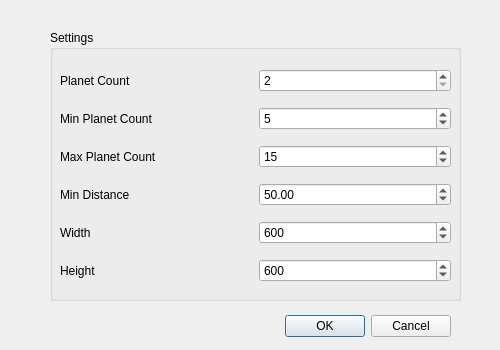
<?xml version="1.0" encoding="UTF-8"?>
<ui version="4.0">
 <class>Selecter</class>
 <widget class="QDialog" name="Selecter">
  <property name="geometry">
   <rect>
    <x>0</x>
    <y>0</y>
    <width>500</width>
    <height>350</height>
   </rect>
  </property>
  <property name="windowTitle">
   <string>Dialog</string>
  </property>
  <widget class="QDialogButtonBox" name="buttonBox">
   <property name="geometry">
    <rect>
     <x>260</x>
     <y>310</y>
     <width>191</width>
     <height>32</height>
    </rect>
   </property>
   <property name="orientation">
    <enum>Qt::Horizontal</enum>
   </property>
   <property name="standardButtons">
    <set>QDialogButtonBox::Cancel|QDialogButtonBox::Ok</set>
   </property>
  </widget>
  <widget class="QGroupBox" name="groupBox">
   <property name="geometry">
    <rect>
     <x>50</x>
     <y>30</y>
     <width>411</width>
     <height>271</height>
    </rect>
   </property>
   <property name="title">
    <string>Settings</string>
   </property>
   <widget class="QWidget" name="gridLayoutWidget">
    <property name="geometry">
     <rect>
      <x>10</x>
      <y>30</y>
      <width>391</width>
      <height>231</height>
     </rect>
    </property>
    <layout class="QGridLayout" name="gridLayout">
     <item row="0" column="1">
      <widget class="QSpinBox" name="playerSpinBox">
       <property name="minimum">
        <number>2</number>
       </property>
      </widget>
     </item>
     <item row="0" column="0">
      <widget class="QLabel" name="label">
       <property name="text">
        <string>Planet Count</string>
       </property>
      </widget>
     </item>
     <item row="1" column="0">
      <widget class="QLabel" name="label_2">
       <property name="text">
        <string>Min Planet Count</string>
       </property>
      </widget>
     </item>
     <item row="1" column="1">
      <widget class="QSpinBox" name="minCntSpinBox">
       <property name="maximum">
        <number>255</number>
       </property>
       <property name="value">
        <number>5</number>
       </property>
      </widget>
     </item>
     <item row="2" column="1">
      <widget class="QSpinBox" name="maxCntSpinBox">
       <property name="maximum">
        <number>255</number>
       </property>
       <property name="value">
        <number>15</number>
       </property>
      </widget>
     </item>
     <item row="3" column="0">
      <widget class="QLabel" name="label_4">
       <property name="text">
        <string>Min Distance</string>
       </property>
      </widget>
     </item>
     <item row="2" column="0">
      <widget class="QLabel" name="label_3">
       <property name="text">
        <string>Max Planet Count</string>
       </property>
      </widget>
     </item>
     <item row="4" column="0">
      <widget class="QLabel" name="label_5">
       <property name="text">
        <string>Width</string>
       </property>
      </widget>
     </item>
     <item row="3" column="1">
      <widget class="QDoubleSpinBox" name="minDstSpinBox">
       <property name="maximum">
        <double>1000.000000000000000</double>
       </property>
       <property name="singleStep">
        <double>10.000000000000000</double>
       </property>
       <property name="value">
        <double>50.000000000000000</double>
       </property>
      </widget>
     </item>
     <item row="5" column="0">
      <widget class="QLabel" name="label_6">
       <property name="text">
        <string>Height</string>
       </property>
      </widget>
     </item>
     <item row="4" column="1">
      <widget class="QSpinBox" name="widthSpinBox">
       <property name="maximum">
        <number>8191</number>
       </property>
       <property name="value">
        <number>600</number>
       </property>
       <property name="displayIntegerBase">
        <number>10</number>
       </property>
      </widget>
     </item>
     <item row="5" column="1">
      <widget class="QSpinBox" name="heightSpinBox">
       <property name="maximum">
        <number>8191</number>
       </property>
       <property name="singleStep">
        <number>100</number>
       </property>
       <property name="value">
        <number>600</number>
       </property>
      </widget>
     </item>
    </layout>
   </widget>
  </widget>
 </widget>
 <resources/>
 <connections>
  <connection>
   <sender>buttonBox</sender>
   <signal>accepted()</signal>
   <receiver>Selecter</receiver>
   <slot>accept()</slot>
   <hints>
    <hint type="sourcelabel">
     <x>248</x>
     <y>254</y>
    </hint>
    <hint type="destinationlabel">
     <x>157</x>
     <y>274</y>
    </hint>
   </hints>
  </connection>
  <connection>
   <sender>buttonBox</sender>
   <signal>rejected()</signal>
   <receiver>Selecter</receiver>
   <slot>reject()</slot>
   <hints>
    <hint type="sourcelabel">
     <x>316</x>
     <y>260</y>
    </hint>
    <hint type="destinationlabel">
     <x>286</x>
     <y>274</y>
    </hint>
   </hints>
  </connection>
 </connections>
</ui>
